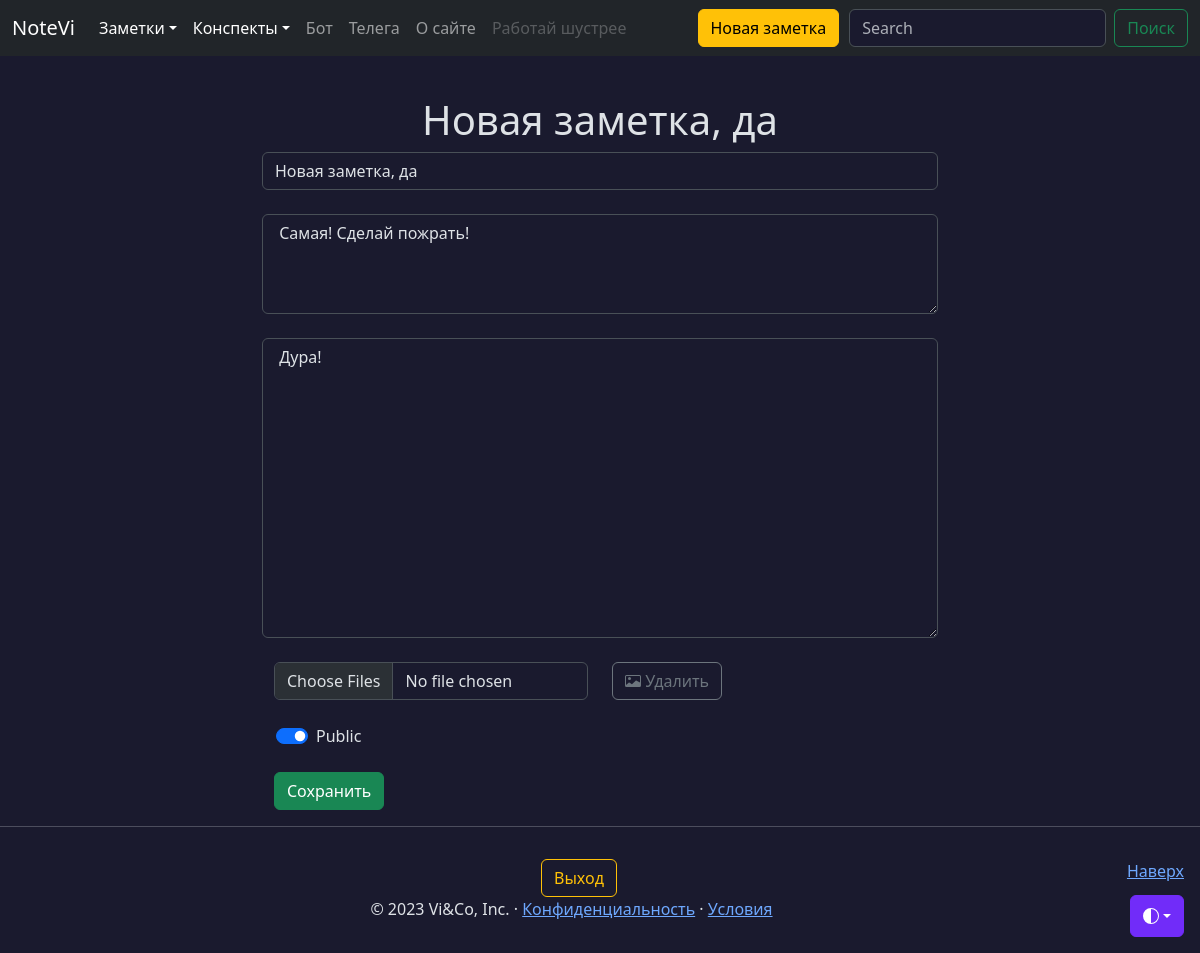
The app's page /notes/1/edit (signed in) with its own data.
### models.py (models this page shows, shortened)
class Note(db.Model):
    id = db.Column(db.Integer, primary_key=True)
    title = db.Column(db.String(100), nullable=False, default=' ')
    intro = db.Column(db.String(200), nullable=False, default=' ')
    text = db.Column(db.Text, nullable=False, default=' ')
    user_id = db.Column(db.Integer,
                        db.ForeignKey('user.id'),)
    data = db.Column(db.Date, nullable=False, default=datetime.utcnow)
    favorites = db.relationship('User',
                                secondary='favorites',
                                backref=db.backref('favorite_notes',
                                                   lazy=True),
                                lazy='subquery')
    public = db.Column(db.String(8), default=None)
    files = db.relationship('File',
                            secondary='note_file',
                            lazy='subquery',
                            backref=db.backref('notes',
                                               lazy=True))
    @classmethod
    def get_by_id(cls, id_) -> 'Note':
        return cls.query.session.get(cls, id_)

### views/notes.py (the view, shortened to what this page needs)
@app.route('/notes/<int:note_id>/edit', methods=['POST', 'GET'])
@login_required
def edit_note(note_id):
    note = Note.get_by_id(note_id)
    if not current_user.is_author(note):
        flash('Вы не можете редактировать чужую заметку', 'danger')
        return redirect(url_for('notes'))
    endpoint = request.endpoint
    if not note:
        flash('Заметка не найдена', 'danger')
        return redirect(url_for('notes'))
    files = File.query.filter(File.notes.contains(note)).all()
    return render_template(
        'create_note.html', note=note, endpoint=endpoint, files=files
    )

### models.py (called while the page is built)
@login_manager.user_loader
def load_user(user_id):
    return db.session.query(User).get(user_id)

    def is_author(self, instance):
        return self.id == instance.user_id

### templates/create_note.html (shortened to what this page needs)
{% extends 'base.html' %}
{% block content %}
  <div class="container mt-5 col-lg-7">
    {% if endpoint == 'create_note' %}
    <h1 style="text-align: center; word-wrap: break-word;">Создай новую заметку</h1>
    {% else %}
    <h1 style="text-align: center; word-wrap: break-word;">{{ note.title }}</h1>
    {% endif %}
    <form method="post" enctype="multipart/form-data">
      <div class="form-control-wrapper">
        <input type="title" name="title" id="title" placeholder="Заголовок" class="form-control" {% if endpoint == "create_note" %} {% else %} value="{{ note.title }}" {% endif %} maxlength="100" required>
      </div><br>
      <div class="form-control-wrapper">
        <textarea name="intro" id="intro" placeholder="Ключевое знание" class="form-control" style="height: 100px;" maxlength="200">{% if endpoint == 'create_note' %} {% else %}{{ note.intro }}{% endif %}</textarea>
      </div><br>
      <div class="form-control-wrapper">
        <textarea name="text" id="text" placeholder="Текст заметки" class="form-control" style="height: 300px;" maxlength="10000">{% if endpoint == 'create_note' %} {% else %}{{ note.text }}{% endif %}</textarea>
      </div><br>
      <div class="container-fluid">
        <div class="row">
          <div class='col'>
            <input type=file name=files class="form-control" multiple="multiple">
          </div>
          {% if endpoint != 'create_note' %}
          <div class="col">
            <a href="{{ url_for('remove_files' , note_id=note.id) }}" class="btn btn-outline-secondary">
                Удалить
            </a>
          </div>
          {% endif %}
        </div>
        <div class="row">
          <div class="col form-check form-switch mb-3 mt-4" style="margin-left: 14px;">
            <input class="form-check-input" type="checkbox" name="public" id="flexSwitchCheckDefault" {% if endpoint == 'edit_note' and note.public == 'on' %} checked {% endif %}>
            <label class="form-check-label" for="flexSwitchCheckDefault">Public</label>
          </div>
        </div>
        <div class="row">
          <div class="col-9 mt-2">
            <input type="submit" value="Сохранить" class="btn btn-success">
          </div>
        </div>
      </div>
    </form>
  </div>
{% endblock %}

### static/css/base.css (style rules this page uses)
body { padding-top: 3rem; color: rgb(var(--bs-tertiary-color-rgb)); display: flex; flex-direction: column; height: 100%; }
.form-control-wrapper { position: relative; }
.bi { vertical-align: -.125em; fill: currentColor; }

### records on screen
Note: title "Новая заметка, да", intro "Самая! Сделай пожрать!", text "Дура!", public "☑"
